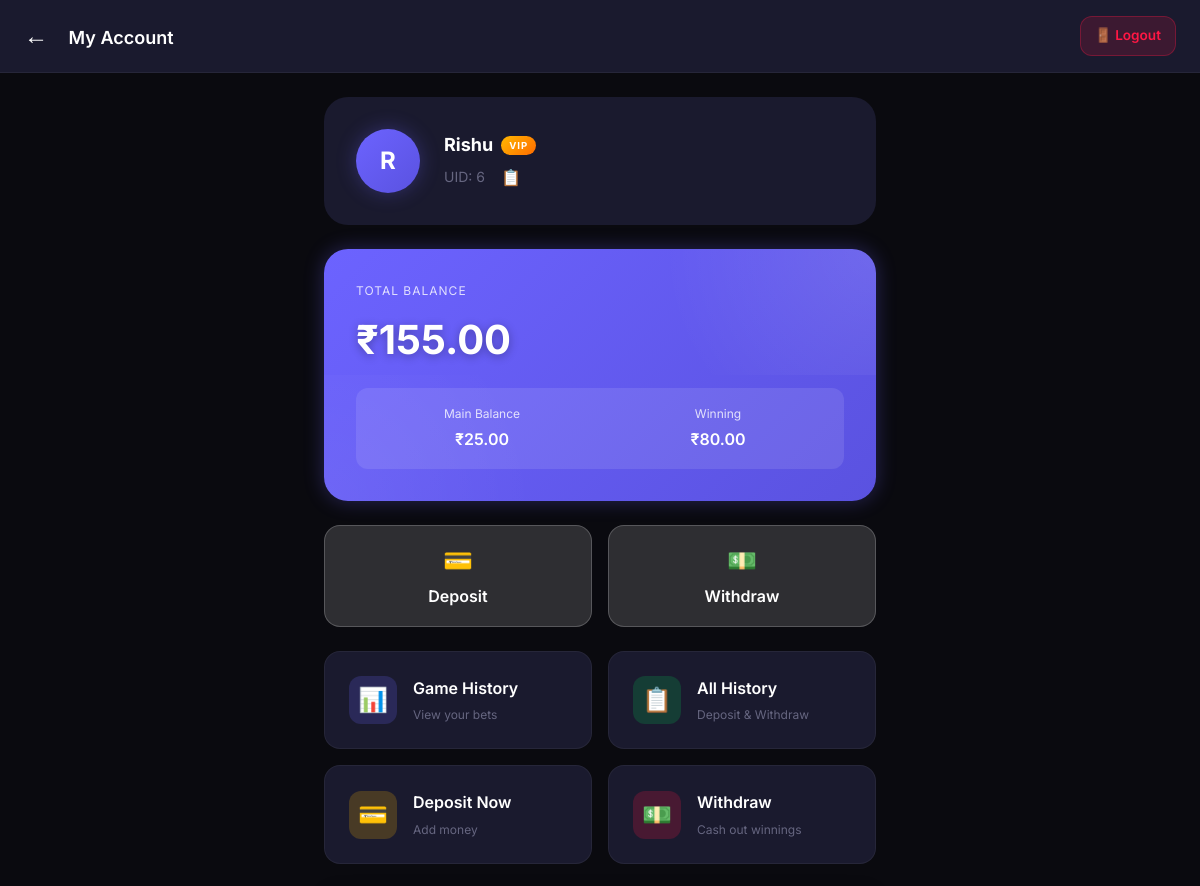
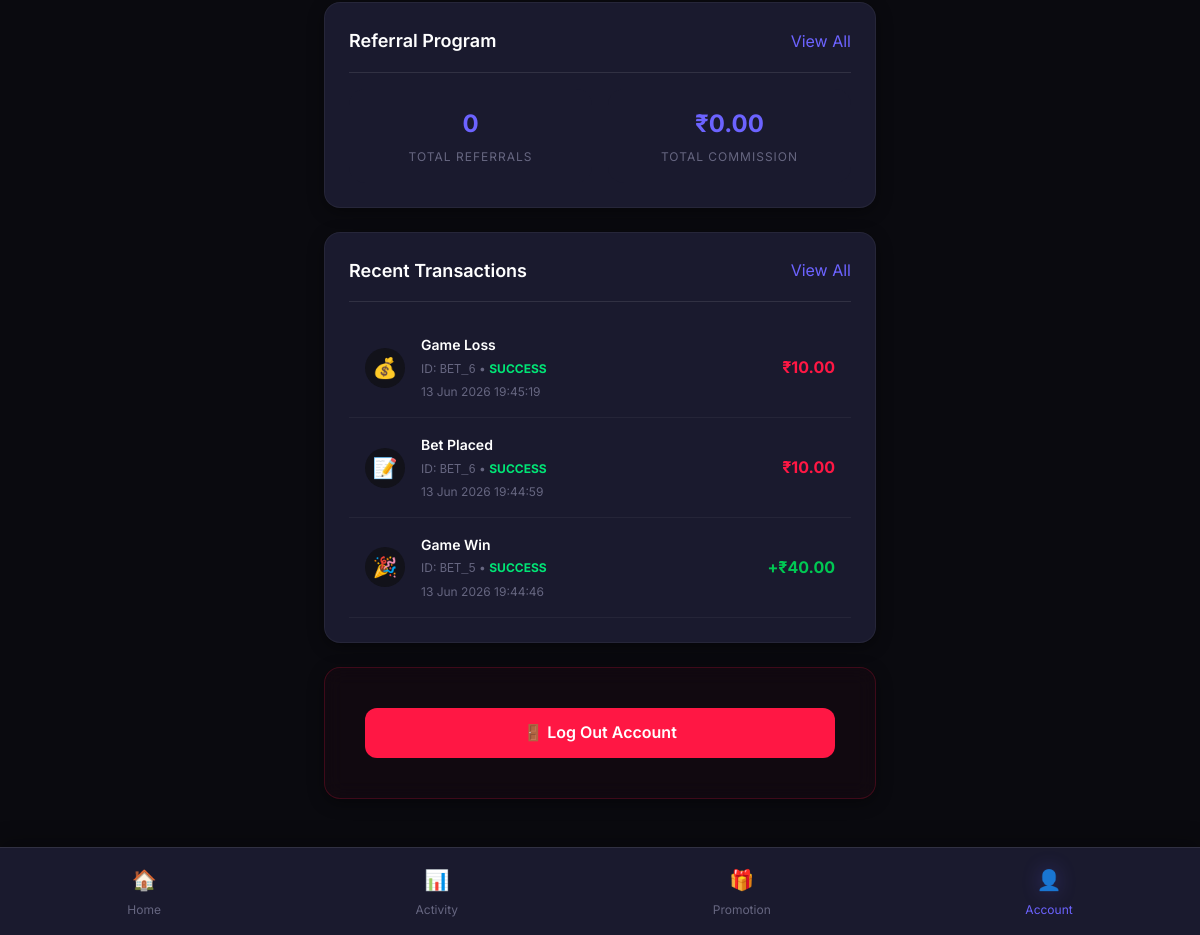
/wallet/ (signed in), run on an earlier commit of the app's database (2 pictures, top to bottom).
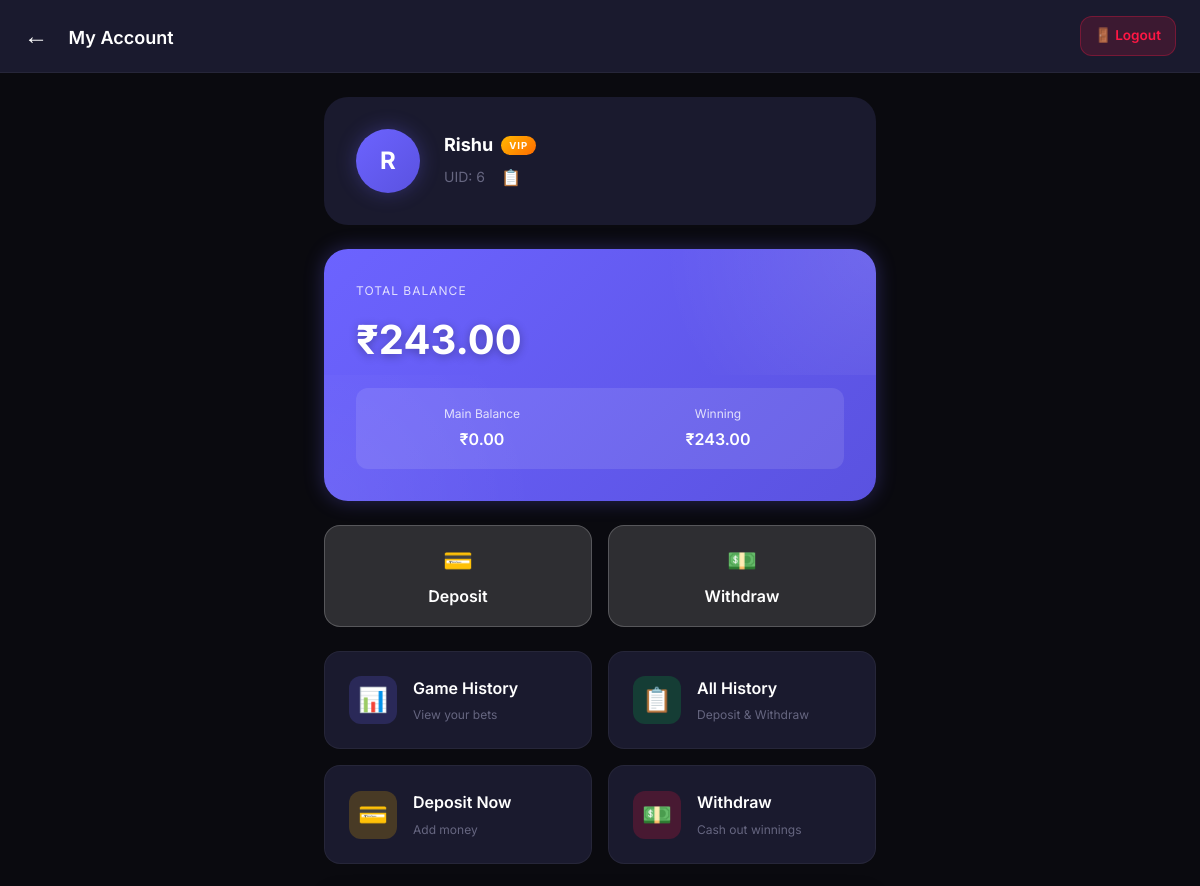
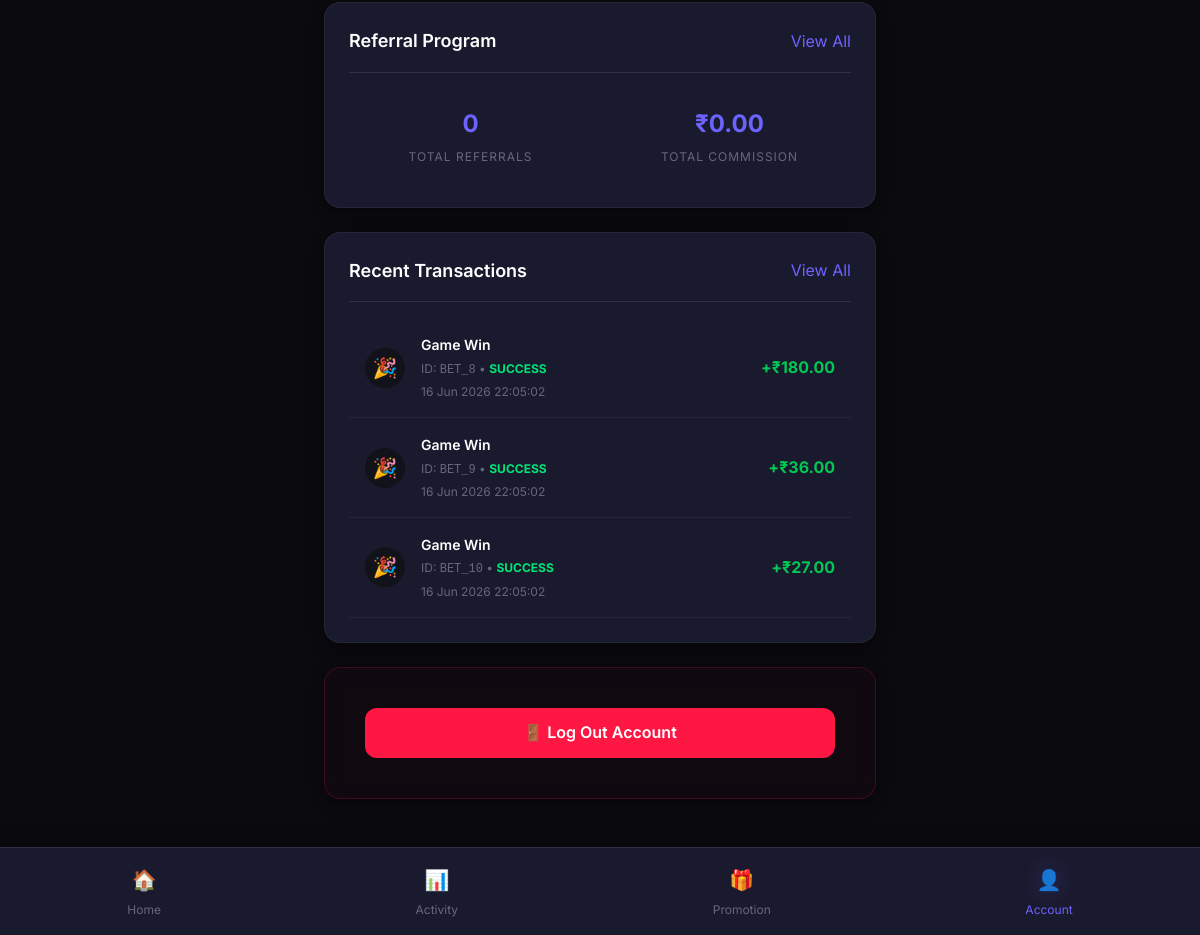
And on a later commit of the database (2 pictures, top to bottom).
### wallet/models.py (models this page shows, shortened)
class Wallet(models.Model):
    user = models.OneToOneField(settings.AUTH_USER_MODEL, on_delete=models.CASCADE, related_name='wallet')
    deposit_balance = models.DecimalField(max_digits=12, decimal_places=2, default=Decimal('0.00'))
    winning_balance = models.DecimalField(max_digits=12, decimal_places=2, default=Decimal('0.00'))
    bonus_balance = models.DecimalField(max_digits=12, decimal_places=2, default=Decimal('0.00'))
    created_at = models.DateTimeField(auto_now_add=True)
    updated_at = models.DateTimeField(auto_now=True)
    class Meta:
        verbose_name_plural = 'Wallets'
    def get_total_balance(self):
        return self.deposit_balance + self.winning_balance + self.bonus_balance

class Transaction(models.Model):
    TRANSACTION_TYPE_CHOICES = [
        ('recharge', 'Recharge'),
        ('recharge_failed', 'Recharge Failed'),
        ('withdraw', 'Withdraw'),
        ('withdraw_rejected', 'Withdraw Rejected'),
        ('bet', 'Bet Placed'),
        ('win', 'Game Win'),
        ('lose', 'Game Loss'),
        ('referral_bonus', 'Referral Bonus'),
        ('signup_bonus', 'Signup Bonus'),
        ('transfer', 'Wallet Transfer'),
        ('adjustment', 'Balance Adjustment'),
    ]
    STATUS_CHOICES = [
        ('pending', 'Pending'),
        ('completed', 'Completed'),
        ('success', 'Success'),
        ('failed', 'Failed'),
    ]
    user = models.ForeignKey(settings.AUTH_USER_MODEL, on_delete=models.CASCADE, related_name='transactions')
    transaction_type = models.CharField(max_length=20, choices=TRANSACTION_TYPE_CHOICES)
    amount = models.DecimalField(max_digits=10, decimal_places=2)
    wallet_type = models.CharField(max_length=20, choices=[
        ('deposit', 'Deposit'),
        ('winning', 'Winning'),
        ('bonus', 'Bonus'),
    ], null=True, blank=True)
    status = models.CharField(max_length=20, choices=STATUS_CHOICES, default='completed')
    description = models.TextField(blank=True)
    reference_id = models.CharField(max_length=100, blank=True)
    balance_after = models.DecimalField(max_digits=12, decimal_places=2, null=True, blank=True)
    created_at = models.DateTimeField(auto_now_add=True)
    @property
    def display_status(self):
        if self.status == 'completed':
            return 'success'
        return self.status
    @property
    def transaction_id(self):
        return self.reference_id or f"TXN{self.id:06d}"
    class Meta:
        ordering = ['-created_at']
        verbose_name_plural = 'Transactions'

### wallet/views.py (the view)
# urls.py: path('', views.wallet_view, name='wallet'),
@login_required
def wallet_view(request):
    wallet, created = Wallet.objects.get_or_create(user=request.user)
    recharges = Recharge.objects.filter(user=request.user).order_by('-created_at')[:10]
    withdraws = Withdraw.objects.filter(user=request.user).order_by('-created_at')[:10]
    transactions = Transaction.objects.filter(user=request.user).order_by('-created_at')[:20]
    total_referrals = request.user.referred_users.count()
    total_commission = ReferralCommission.objects.filter(
        referrer=request.user
    ).aggregate(total=Sum('amount'))['total'] or 0
    can_withdraw = request.user.can_withdraw()
    has_bank_details = BankDetail.objects.filter(user=request.user, is_verified=True).exists()
    context = {
        'wallet': wallet,
        'recharges': recharges,
        'withdraws': withdraws,
        'transactions': transactions,
        'total_referrals': total_referrals,
        'total_commission': total_commission,
        'can_withdraw': can_withdraw,
        'has_bank_details': has_bank_details,
    }
    return render(request, 'wallet/wallet.html', context)

### core/context_processors.py (called while the page is built)
def site_settings(request):
    return {
        'SITE_NAME': 'Color Prediction',
        'SITE_SETTING': {
            'admin_upi': getattr(settings, 'ADMIN_UPI', 'Not configured'),
            'admin_qr': getattr(settings, 'ADMIN_QR', ''),
        },
        'GAME_SETTINGS': settings.GAME_SETTINGS,
    }

### core/models.py (called while the page is built)
    def can_withdraw(self):
        from wallet.models import Recharge
        return Recharge.objects.filter(user=self, status='approved').exists()

### templates/wallet/wallet.html (shortened to what the changed rows need)
{% extends 'base/base.html' %}
{% load static %}
{% block content %}
<div class="app-container">
    <main class="main-content">
        <div class="wallet-card">
            <div class="wallet-label">Total Balance</div>
            <div class="wallet-balance">₹{{ wallet.get_total_balance|default:"0.00" }}</div>
            <div class="wallet-details">
                <div class="wallet-detail">
                    <span class="detail-label">Main Balance</span>
                    <span class="detail-value">₹{{ wallet.deposit_balance|default:"0.00" }}</span>
                </div>
                <div class="wallet-detail">
                    <span class="detail-label">Winning</span>
                    <span class="detail-value">₹{{ wallet.winning_balance|default:"0.00" }}</span>
                </div>
            </div>
        </div>
        <div class="card mt-3">
            {% if transactions %}
                <div class="transaction-list">
                    {% for tx in transactions %}
                    <div class="transaction-item">
                        <div class="tx-icon {% if tx.transaction_type in 'recharge,win,referral_bonus,signup_bonus' %}positive{% else %}negative{% endif %}">
                            {% if tx.transaction_type == 'recharge' %}💳
                            {% elif tx.transaction_type == 'withdraw' %}💵
                            {% elif tx.transaction_type == 'win' %}🎉
                            {% elif tx.transaction_type == 'bet' %}📝
                            {% else %}💰{% endif %}
                        </div>
                        <div class="tx-info">
                            <div class="tx-title">{{ tx.get_transaction_type_display }}</div>
                            <div style="font-size: 0.75rem; color: var(--text-muted); margin-top: 2px;">
                                ID: <code>{{ tx.transaction_id }}</code> • <span style="font-weight: 700; color: {% if tx.display_status == 'success' %}#00E676{% else %}#FF1744{% endif %}; text-transform: uppercase;">{{ tx.display_status }}</span>
                            </div>
                            <div class="tx-date" style="margin-top: 2px;">{{ tx.created_at|date:"d M Y H:i:s" }}</div>
                        </div>
                        <div class="tx-amount {% if tx.transaction_type in 'recharge,win,referral_bonus,signup_bonus' %}positive{% else %}negative{% endif %}">
                            {% if tx.transaction_type in 'recharge,win,referral_bonus,signup_bonus' %}+{% endif %}₹{{ tx.amount }}
                        </div>
                    </div>
                    {% endfor %}
                </div>
            {% else %}
                <div class="empty-state">
                    <div class="empty-state-icon">📭</div>
                    <div class="empty-state-title">No transactions yet</div>
                </div>
            {% endif %}
        </div>
    </main>
</div>
{% endblock %}

What changed in the data, as far as the page shows it:
no longer on this page (row unchanged): Transaction: transaction_type "Game Loss", transaction_id "BET_6", display_status "SUCCESS", created_at "13 Jun 2026 19:45:19", amount "10.00"
no longer on this page (row unchanged): Transaction: transaction_type "Bet Placed", transaction_id "BET_6", display_status "SUCCESS", created_at "13 Jun 2026 19:44:59", amount "10.00"
no longer on this page (row unchanged): Transaction: transaction_type "Game Win", transaction_id "BET_5", display_status "SUCCESS", created_at "13 Jun 2026 19:44:46", amount "40.00"
changed Wallet: get_total_balance "155.00" → "243.00"; deposit_balance "25.00" → "0.00"; winning_balance "80.00" → "243.00"
added Transaction: transaction_type "Game Win", transaction_id "BET_8", display_status "SUCCESS", created_at "16 Jun 2026 22:05:02", amount "180.00"
added Transaction: transaction_type "Game Win", transaction_id "BET_9", display_status "SUCCESS", created_at "16 Jun 2026 22:05:02", amount "36.00"
added Transaction: transaction_type "Game Win", transaction_id "BET_10", display_status "SUCCESS", created_at "16 Jun 2026 22:05:02", amount "27.00"
